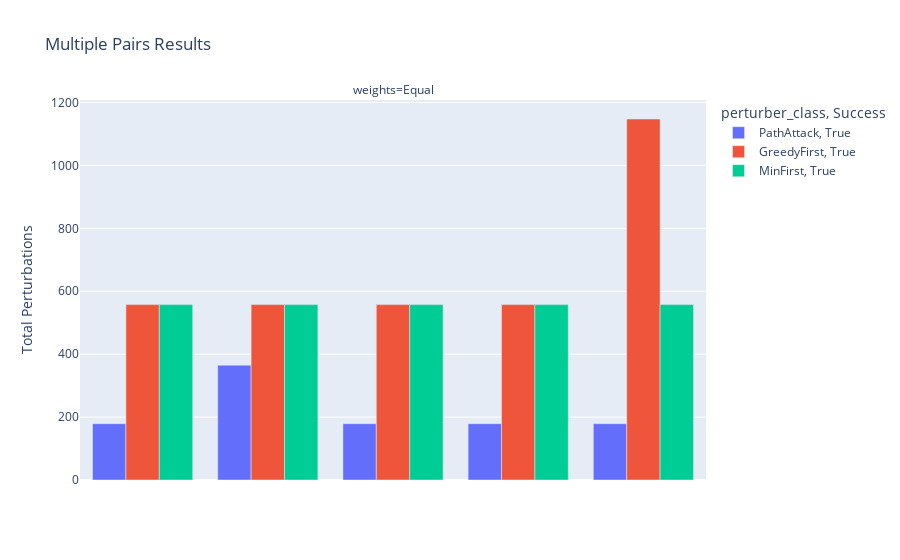

The notebook cell this image was saved under:
### Code cell
for experiment_type in ["Single", "Sets", "Multiple Pairs"]:
    a = df[df["experiment_type"] == experiment_type]
    if a.empty: continue
    fig = px.bar(a, 
                title=f"{experiment_type} Results",
                x="nodes", 
                y="Total Perturbations", 
                barmode="group", 
                color="perturber_class", 
                facet_col="weights", 
                # facet_row="weights", 
                pattern_shape="Success", 
                # height=1000,
                hover_data=["top_k", "Average Add Time", "Average Perturb Time", "Original Distance", "Number of Paths", "Number of Edges", "Iterations", "Final Distance", "Status"],
                category_orders={"experiment_type": ["Single", "Sets", "Multiple Pairs"], 
                                "Status": ["Success"]+[s for s in df["Status"].unique() if s != "Success"],
                                "Success": [True, False]}
                )
    fig.update_xaxes(visible=False, matches=None)
    fig.show()

### Figure 1 — Plotly figure (JSON) as saved in the notebook; plotly's stock layout.template omitted (floating-point values rounded to 4 significant figures; data arrays with more than 128 entries replaced by an {"elided": "..."} marker saying what was removed)
{"data": [{"alignmentgroup": "True", "customdata": {"elided": "20x9 mixed values"}, "hovertemplate": "perturber_class=PathAttack<br>Success=True<br>weights=Equal<br>nodes=%{x}<br>Total Perturbations=%{y}<br>top_k=%{customdata[0]}<br>Average Add Time=%{customdata[1]}<br>Average Perturb Time=%{customdata[2]}<br>Original Distance=%{customdata[3]}<br>Number of Paths=%{customdata[4]}<br>Number of Edges=%{customdata[5]}<br>Iterations=%{customdata[6]}<br>Final Distance=%{customdata[7]}<br>Status=%{customdata[8]}<extra></extra>", "legendgroup": "PathAttack, True", "marker": {"color": "#636efa", "pattern": {"shape": ""}}, "name": "PathAttack, True", "offsetgroup": "PathAttack, True", "orientation": "v", "showlegend": true, "textposition": "auto", "type": "bar", "x": {"elided": "20x5x2 int values"}, "xaxis": "x", "y": [179, 365, 179, 179, 179, 365, 179, 365, 365, 365, 191, 191, 191, 191, 191, 421, 421, 421, 421, 421], "yaxis": "y"}, {"alignmentgroup": "True", "customdata": {"elided": "20x9 mixed values"}, "hovertemplate": "perturber_class=GreedyFirst<br>Success=True<br>weights=Equal<br>nodes=%{x}<br>Total Perturbations=%{y}<br>top_k=%{customdata[0]}<br>Average Add Time=%{customdata[1]}<br>Average Perturb Time=%{customdata[2]}<br>Original Distance=%{customdata[3]}<br>Number of Paths=%{customdata[4]}<br>Number of Edges=%{customdata[5]}<br>Iterations=%{customdata[6]}<br>Final Distance=%{customdata[7]}<br>Status=%{customdata[8]}<extra></extra>", "legendgroup": "GreedyFirst, True", "marker": {"color": "#EF553B", "pattern": {"shape": ""}}, "name": "GreedyFirst, True", "offsetgroup": "GreedyFirst, True", "orientation": "v", "showlegend": true, "textposition": "auto", "type": "bar", "x": {"elided": "20x5x2 int values"}, "xaxis": "x", "y": [557.6, 557.6, 557.6, 557.6, 1148.0, 557.6, 1148.0, 1148.0, 1148.0, 1148.0, 1601.0, 1601.0, 1601.0, 1601.0, 1601.0, 3289.0, 3289.0, 3289.0, 3289.0, 3289.0], "yaxis": "y"}, {"alignmentgroup": "True", "customdata": [[5, 0.04573, 0, 6, 5, 121, 29, 6, "Success"], [5, 0.04614, 0, 6, 5, 121, 29, 6, "Success"], [5, 0.04417, 0, 6, 5, 121, 29, 6, "Success"], [5, 0.04352, 0, 6, 5, 121, 29, 6, "Success"], [5, 0.04694, 0, 6, 5, 121, 29, 6, "Success"], [5, 0.05047, 0, 6, 5, 121, 29, 6, "Success"], [5, 0.0494, 0, 6, 5, 121, 29, 6, "Success"], [5, 0.04924, 0, 6, 5, 121, 29, 6, "Success"], [5, 0.04542, 0, 6, 5, 121, 29, 6, "Success"], [5, 0.04869, 0, 6, 5, 121, 29, 6, "Success"], [5, 0.0779, 0, 6, 5, 283, 82, 6, "Success"], [5, 0.07965, 1.221e-05, 6, 5, 283, 82, 6, "Success"]], "hovertemplate": "perturber_class=MinFirst<br>Success=True<br>weights=Equal<br>nodes=%{x}<br>Total Perturbations=%{y}<br>top_k=%{customdata[0]}<br>Average Add Time=%{customdata[1]}<br>Average Perturb Time=%{customdata[2]}<br>Original Distance=%{customdata[3]}<br>Number of Paths=%{customdata[4]}<br>Number of Edges=%{customdata[5]}<br>Iterations=%{customdata[6]}<br>Final Distance=%{customdata[7]}<br>Status=%{customdata[8]}<extra></extra>", "legendgroup": "MinFirst, True", "marker": {"color": "#00cc96", "pattern": {"shape": ""}}, "name": "MinFirst, True", "offsetgroup": "MinFirst, True", "orientation": "v", "showlegend": true, "textposition": "auto", "type": "bar", "x": [[[2671, 964], [3229, 536], [2857, 1062], [3331, 949], [2947, 1167]], [[2671, 964], [3229, 536], [2857, 1062], [3331, 949], [2947, 1167]], [[2671, 964], [3229, 536], [2857, 1062], [3331, 949], [2947, 1167]], [[2671, 964], [3229, 536], [2857, 1062], [3331, 949], [2947, 1167]], [[2671, 964], [3229, 536], [2857, 1062], [3331, 949], [2947, 1167]], [[2671, 964], [3229, 536], [2857, 1062], [3331, 949], [2947, 1167]], [[2671, 964], [3229, 536], [2857, 1062], [3331, 949], [2947, 1167]], [[2671, 964], [3229, 536], [2857, 1062], [3331, 949], [2947, 1167]], [[2671, 964], [3229, 536], [2857, 1062], [3331, 949], [2947, 1167]], [[2671, 964], [3229, 536], [2857, 1062], [3331, 949], [2947, 1167]], [[2421, 1202], [2998, 603], [2577, 902], [1849, 695], [3178, 1417]], [[2421, 1202], [2998, 603], [2577, 902], [1849, 695], [3178, 1417]]], "xaxis": "x", "y": [557.6, 557.6, 557.6, 557.6, 557.6, 1148.0, 1148.0, 1148.0, 1148.0, 1148.0, 1601.0, 1601.0], "yaxis": "y"}], "layout": {"annotations": [{"font": {}, "showarrow": false, "text": "weights=Equal", "x": 0.5, "xanchor": "center", "xref": "paper", "y": 1, "yanchor": "bottom", "yref": "paper"}], "barmode": "group", "legend": {"title": {"text": "perturber_class, Success"}, "tracegroupgap": 0}, "title": {"text": "Multiple Pairs Results"}, "xaxis": {"anchor": "y", "domain": [0, 1], "title": {"text": "nodes"}, "visible": false}, "yaxis": {"anchor": "x", "domain": [0, 1], "title": {"text": "Total Perturbations"}}}}
